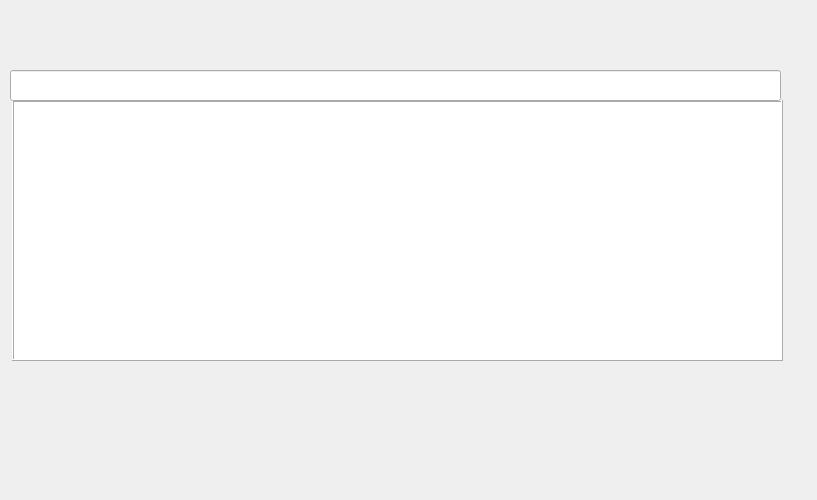
<?xml version="1.0" encoding="UTF-8"?>
<ui version="4.0">
 <class>Form</class>
 <widget class="QWidget" name="Form">
  <property name="geometry">
   <rect>
    <x>0</x>
    <y>0</y>
    <width>817</width>
    <height>500</height>
   </rect>
  </property>
  <property name="maximumSize">
   <size>
    <width>817</width>
    <height>500</height>
   </size>
  </property>
  <property name="acceptDrops">
   <bool>true</bool>
  </property>
  <property name="windowTitle">
   <string>Form</string>
  </property>
  <widget class="QFrame" name="frame">
   <property name="geometry">
    <rect>
     <x>12</x>
     <y>100</y>
     <width>771</width>
     <height>261</height>
    </rect>
   </property>
   <property name="maximumSize">
    <size>
     <width>790</width>
     <height>380</height>
    </size>
   </property>
   <property name="sizeIncrement">
    <size>
     <width>0</width>
     <height>0</height>
    </size>
   </property>
   <property name="acceptDrops">
    <bool>true</bool>
   </property>
   <property name="styleSheet">
    <string notr="true">background-color: rgb(255, 255, 255);</string>
   </property>
   <property name="frameShape">
    <enum>QFrame::Box</enum>
   </property>
   <property name="frameShadow">
    <enum>QFrame::Raised</enum>
   </property>
  </widget>
  <widget class="QLineEdit" name="lineEdit_4">
   <property name="geometry">
    <rect>
     <x>10</x>
     <y>70</y>
     <width>771</width>
     <height>31</height>
    </rect>
   </property>
   <property name="focusPolicy">
    <enum>Qt::NoFocus</enum>
   </property>
  </widget>
 </widget>
 <resources/>
 <connections/>
</ui>
